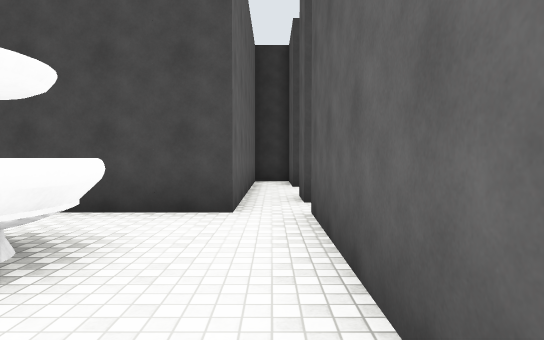
[1] (above)

24 first-person views from a walk through a 3-D level made in the Unity game engine. The camera is 1.4 m above the floor, tilts 2° down and sees 75° across. The floor is counted in squares, 2 m on a side. Each view is taken from the middle of a square. On the plan, view 1 faces up. The plan holds only what a view shows up to about 11 squares ahead; the rest is blank. The place goes on beyond the plan. The player character is not drawn. Surface patterns are stand-ins for the level's own textures.

[2]
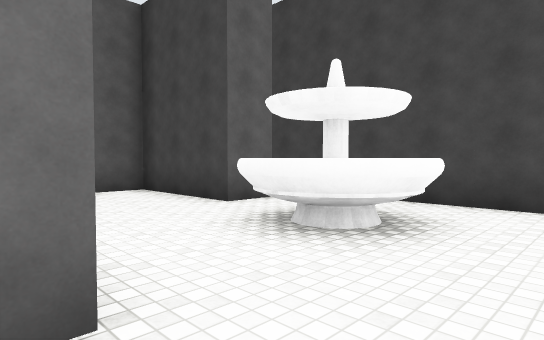

[3]
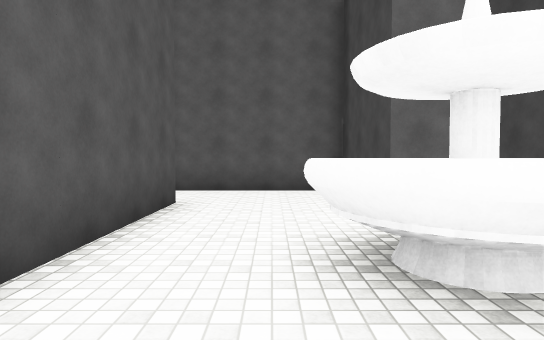

[4]
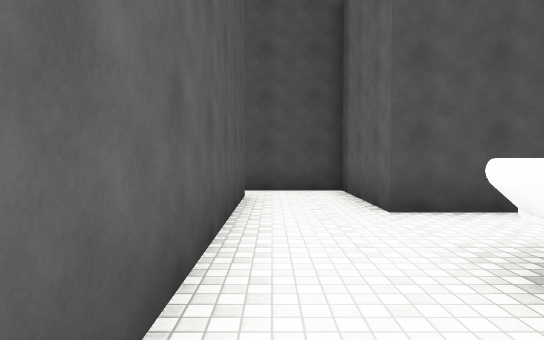

[5]
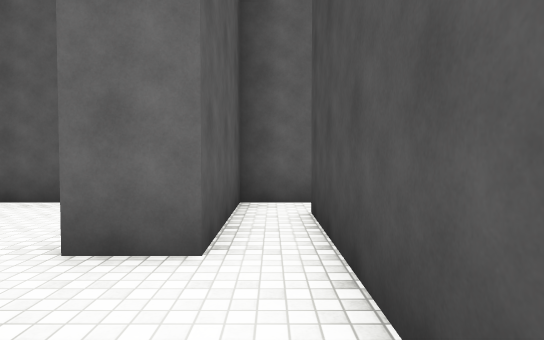

[6]
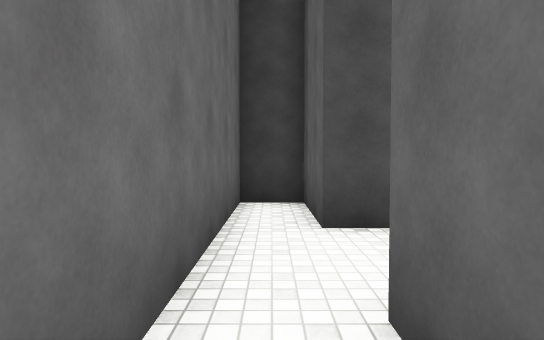

[7]
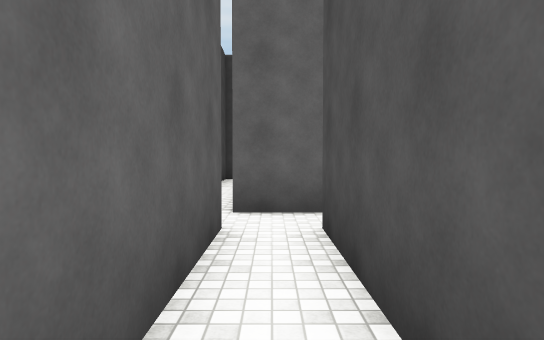

[8]
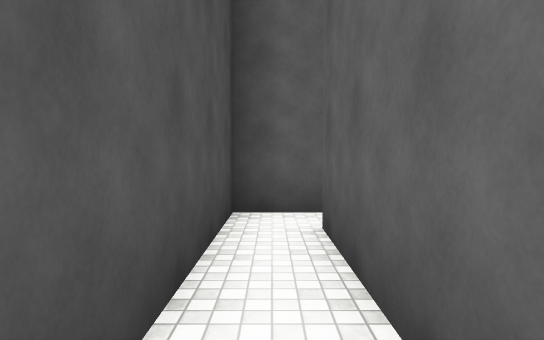

[9]
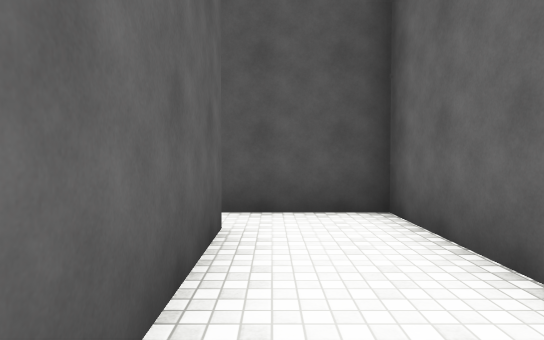

[10]
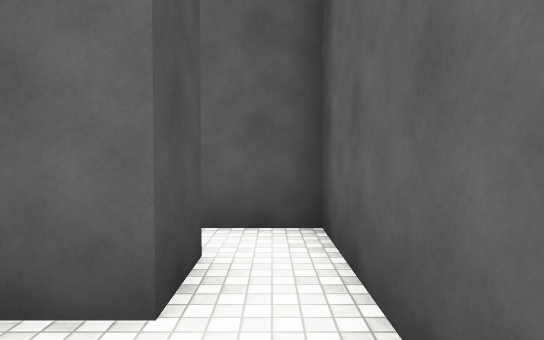

[11]
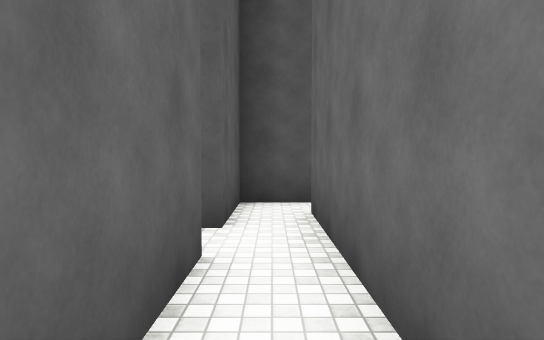

[12]
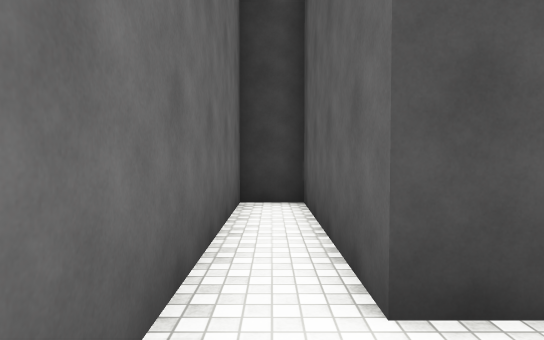

[13]
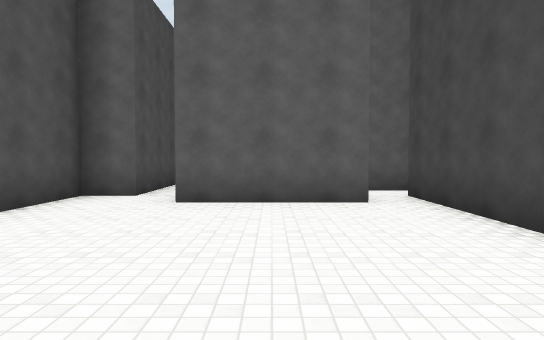

[14]
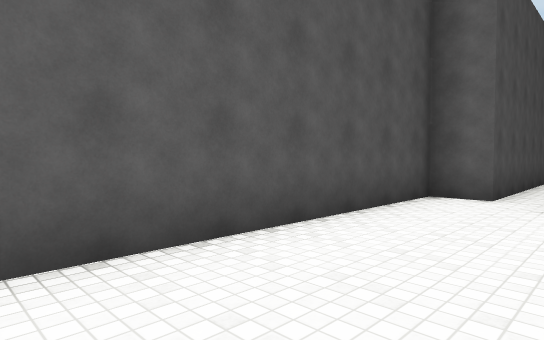

[15]
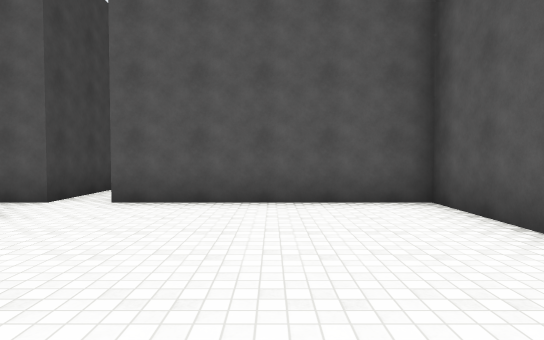

[16]
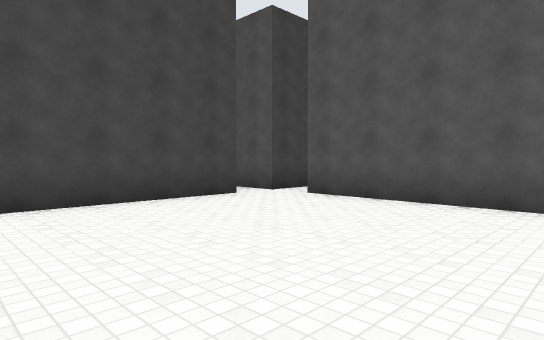

[17]
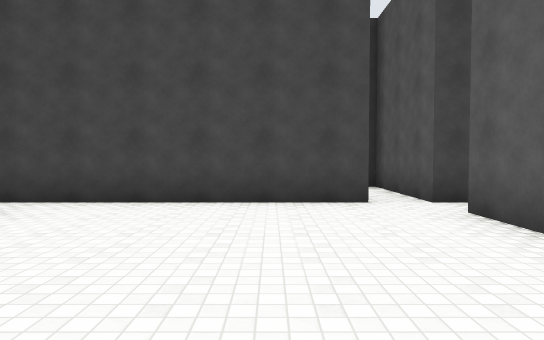

[18]
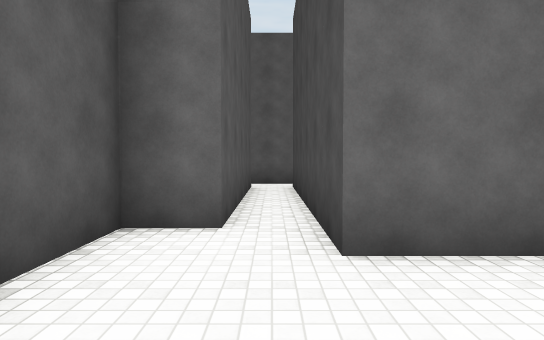

[19]
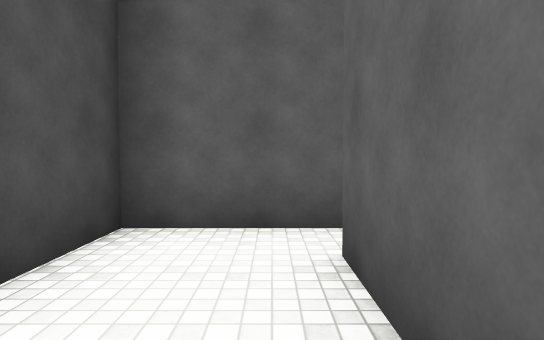

[20]
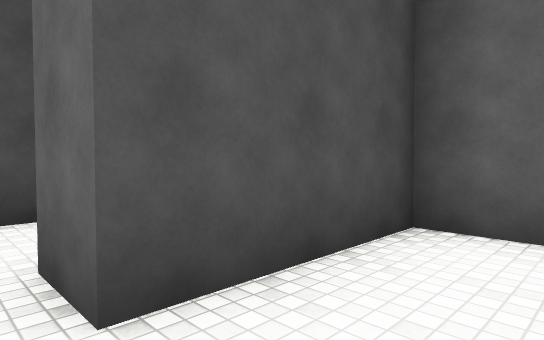

[21]
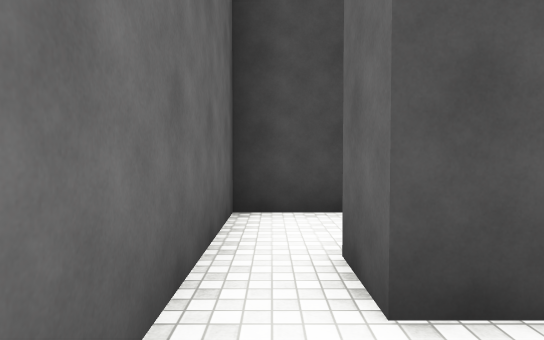

[22]
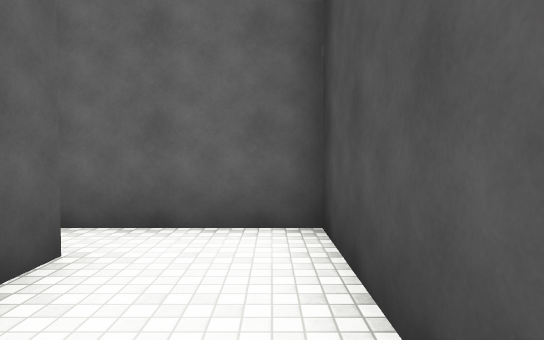

[23]
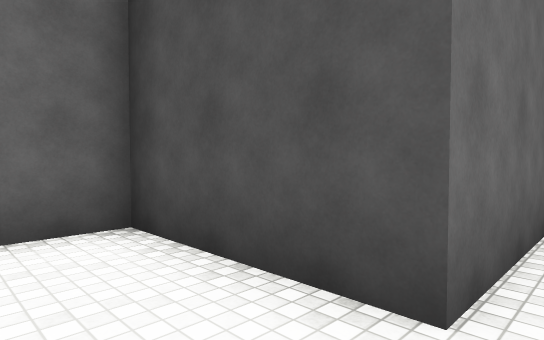

[24]
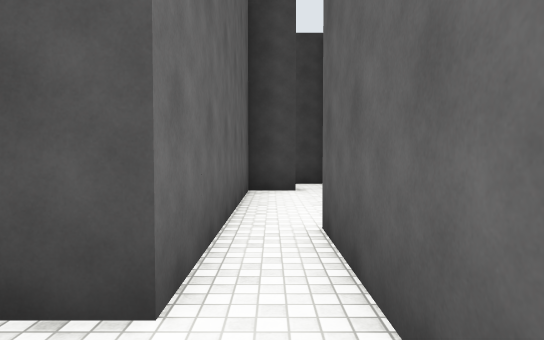

### Floor plan
Points are (right, up) in squares from view 1. A wall is a line through its corners. A room is listed if a view was taken in it or the views show most of it. See-through windows are left out.
Room 1 (views 1, 2, 3, 4, 5, 9)
walls: (-5.5, -0.5) (-1.5, -0.5) (-1.5, -2.5); (-4.5, 3.5) (-4.5, 2.5) (-7.5, 2.5) (-7.5, -1.1); (-0.5, 4.5) (-4.5, 4.5); (0.5, -2.5) (0.5, 4.5)
ways out: opening at (0, 4) to room 2; opening at (-0.5, -1.5) to room 4; opening at (-5.5, 4) to room 12; opening at (-6.5, -1)
objects: fountain (-3, 2) to (-2, 3)
Room 2 (views 6, 8)
walls: (0.5, 4.5) (3.5, 4.5); (-0.5, 5.5) (-0.5, 4.5); (3.5, 5.5) (0.5, 5.5)
ways out: opening at (0, 4) to room 1; opening at (3, 5) to room 3; opening at (0, 6) to room 10
Room 3 (view 7)
walls: (4.5, 4.2) (4.5, 5.5) (3.5, 5.5)
ways out: opening at (3, 5) to room 2
Room 4 (view 10)
walls: (-1.5, -2.5) (-1.5, -3.5) (1.5, -3.5); (1.5, -2.5) (0.5, -2.5)
ways out: opening at (-0.5, -1.5) to room 1; opening at (1, -3) to room 6
Room 5 (view 11)
walls: (3.5, -0.5) (2.5, -0.5) (2.5, 3.5) (1.5, 3.5) (1.5, -1.5)
ways out: opening at (2, -2) to room 6; opening at (3, -1) to room 7
Room 6 (view 12)
walls: (1.5, -1.5) (1.5, -2.5); (1.5, -3.5) (2.5, -3.5) (2.5, -1.5)
ways out: opening at (1, -3) to room 4; opening at (2, -2) to room 5
Room 7 (views 13, 14, 15, 16, 17, 18)
walls: (8.6, -0.5) (3.5, -0.5); (3.5, -1.4) (3.5, -4.5) (2.5, -4.5); (2.5, -5.5) (2.5, -6.5) (9.5, -6.5) (9.5, -1.5); (11.5, -0.5) (9.5, -0.5) (9.5, 0.5)
ways out: opening at (3, -1) to room 5; opening at (9, 0) to room 13; opening at (2, -5)
Room 8 (views 19, 20, 21)
walls: (6.6, 0.5) (8.5, 0.5); (8.5, 2.5) (6.5, 2.5) (6.5, 3.5); (5.5, 3.5) (5.5, 1.6)
ways out: opening at (6, 3) to room 11; opening at (7.5, 1.5) to room 13
Room 9 (views 22, 23, 24)
walls: (9.5, 4.6) (9.5, 7.5); (8.5, 7.5) (8.5, 5.5)
ways out: opening at (7.5, 4.5) to room 11; opening at (9, 6.5)
Room 10 (no view inside)
walls: (1.2, 8.5) (0.5, 8.5) (0.5, 10.5) (-0.5, 10.5) (-0.5, 5.5); (0.5, 5.5) (0.5, 6.5)
ways out: opening at (0, 6) to room 2; opening at (1, 7.5)
Room 11 (no view inside)
walls: (6.5, 3.5) (7.1, 3.5); (8.5, 5.5) (5.5, 5.5) (5.5, 3.5)
ways out: opening at (6, 3) to room 8; opening at (7.5, 4.5) to room 9
Room 12 (no view inside)
walls: (-4.5, 4.5) (-6.5, 4.5); (-7.5, 4.6) (-7.5, 3.5) (-4.5, 3.5)
ways out: opening at (-5.5, 4) to room 1; opening at (-7, 5)
Room 13 (no view inside)
walls: (9.5, 0.5) (9.5, 2.5) (8.5, 2.5)
ways out: opening at (9, 0) to room 7; opening at (7.5, 1.5) to room 8

Positions as (right, up) in squares from view 1, and headings:
1: (0, 0), facing up
2: (0, -1), facing up-left
3: (0, 1), facing left
4: (0, 4), facing down
5: (-2, 4), facing left
6: (0, 5), facing up
7: (4, 5), facing left
8: (0, 5), facing right
9: (0, 1), facing down
10: (-1, -3), facing right
11: (2, 2), facing down
12: (2, -2), facing up
13: (9, -3), facing left
14: (9, -4), facing down-left
15: (4, -4), facing right
16: (4, -6), facing up-right
17: (7, -6), facing up
18: (6, -5), facing left
19: (6, 1), facing right
20: (6, 1), facing up-right
21: (6, 1), facing up
22: (9, 5), facing left
23: (9, 4), facing up-left
24: (9, 4), facing up
